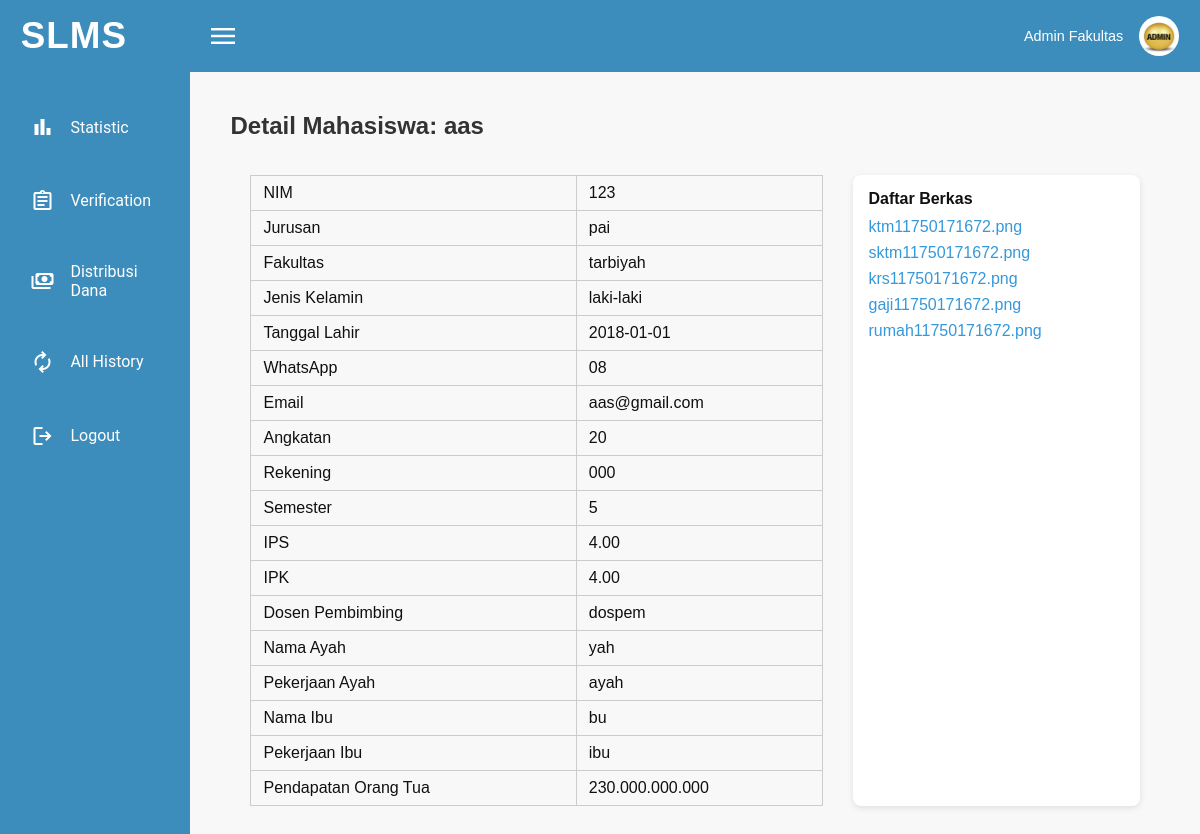
The app's page /Page-Admin/Admin/detail_mahasiswa.php?id=1 with its own data.
### tables this page shows
CREATE TABLE `mahasiswa` (
  `id` int(11) NOT NULL,
  `nim` varchar(20) NOT NULL,
  `jenis_kelamin` varchar(20) DEFAULT NULL,
  `tanggal_lahir` date DEFAULT NULL,
  `whatsapp` varchar(20) DEFAULT NULL,
  `email` varchar(100) DEFAULT NULL,
  `jurusan` varchar(100) DEFAULT NULL,
  `fakultas` varchar(100) DEFAULT NULL,
  `angkatan` varchar(10) DEFAULT NULL,
  `rekening` varchar(50) DEFAULT NULL,
  `semester` int(11) DEFAULT NULL,
  `ips` decimal(4,2) DEFAULT NULL,
  `ipk` decimal(4,2) DEFAULT NULL,
  `dosen_pembimbing` varchar(100) DEFAULT NULL,
  `nama_ayah` varchar(100) DEFAULT NULL,
  `pekerjaan_ayah` varchar(100) DEFAULT NULL,
  `nama_ibu` varchar(100) DEFAULT NULL,
  `pekerjaan_ibu` varchar(100) DEFAULT NULL,
  `pendapatan_orangtua` varchar(50) DEFAULT NULL,
  `foto` varchar(255) DEFAULT NULL
);

CREATE TABLE `users` (
  `id_user` int(11) NOT NULL,
  `nim` varchar(20) NOT NULL,
  `nama_lengkap` varchar(100) NOT NULL,
  `password` varchar(255) NOT NULL,
  `role` enum('mahasiswa','admin') DEFAULT 'mahasiswa',
  `status_akun` enum('aktif','nonaktif') DEFAULT 'aktif',
  `created_at` timestamp NOT NULL DEFAULT current_timestamp()
);

CREATE TABLE `pengajuan_berkas` (
  `id` int(11) NOT NULL,
  `id_mahasiswa` int(11) NOT NULL,
  `ktm` varchar(255) NOT NULL,
  `sktm` varchar(255) NOT NULL,
  `krs` varchar(255) NOT NULL,
  `ukt` varchar(255) NOT NULL,
  `slip_gaji` varchar(255) NOT NULL,
  `foto_rumah` varchar(255) NOT NULL,
  `tanggal_upload` timestamp NOT NULL DEFAULT current_timestamp()
);

### Page-Admin/Admin/detail_mahasiswa.php (the view, shortened to what this page needs)
<?php
$host = "localhost";
$user = "root";
$pass = "";
$db = "db_sibkm";
$koneksi = mysqli_connect($host, $user, $pass, $db);
$id = $_GET['id'] ?? 0;
$mahasiswa = null;
$berkas = [];
$query_mhs = mysqli_query($koneksi, "
    SELECT m.*, u.nama_lengkap
    FROM mahasiswa m
    JOIN users u ON m.nim = u.nim
    WHERE m.id = $id
");
if (mysqli_num_rows($query_mhs) === 1) {
    $mahasiswa = mysqli_fetch_assoc($query_mhs);
} else {
    die("Data mahasiswa tidak ditemukan.");
}
$query_berkas = mysqli_query($koneksi, "SELECT * FROM pengajuan_berkas WHERE id_mahasiswa = $id");
if (mysqli_num_rows($query_berkas) === 1) {
    $berkas_data = mysqli_fetch_assoc($query_berkas);
    $berkas = array_filter([
        $berkas_data['ktm'],
        $berkas_data['sktm'],
        $berkas_data['krs'],
        $berkas_data['slip_gaji'],
        $berkas_data['foto_rumah']
    ]);
}
?>
<!DOCTYPE html>
<html lang="id">
<head>
  <link rel="stylesheet" href="../StyleA/admin.css">
</head>
<body>
<?php include '../NavigasiA/navbarA.php'; ?>
<div class="container">
  <?php include '../NavigasiA/navmainA.php'; ?>
  <main class="main-content">
    <section class="verifikasi-section">
      <h2>Detail Mahasiswa: <?= htmlspecialchars($mahasiswa['nama_lengkap']) ?></h2>
      <div class="detail-grid">
        <table class="data-table">
          <tr><td>NIM</td><td><?= htmlspecialchars($mahasiswa['nim']) ?></td></tr>
          <tr><td>Jurusan</td><td><?= htmlspecialchars($mahasiswa['jurusan']) ?></td></tr>
          <tr><td>Fakultas</td><td><?= htmlspecialchars($mahasiswa['fakultas']) ?></td></tr>
          <tr><td>Jenis Kelamin</td><td><?= htmlspecialchars($mahasiswa['jenis_kelamin']) ?></td></tr>
          <tr><td>Tanggal Lahir</td><td><?= htmlspecialchars($mahasiswa['tanggal_lahir']) ?></td></tr>
          <tr><td>WhatsApp</td><td><?= htmlspecialchars($mahasiswa['whatsapp']) ?></td></tr>
          <tr><td>Email</td><td><?= htmlspecialchars($mahasiswa['email']) ?></td></tr>
          <tr><td>Angkatan</td><td><?= htmlspecialchars($mahasiswa['angkatan']) ?></td></tr>
          <tr><td>Rekening</td><td><?= htmlspecialchars($mahasiswa['rekening']) ?></td></tr>
          <tr><td>Semester</td><td><?= htmlspecialchars($mahasiswa['semester']) ?></td></tr>
          <tr><td>IPS</td><td><?= htmlspecialchars($mahasiswa['ips']) ?></td></tr>
          <tr><td>IPK</td><td><?= htmlspecialchars($mahasiswa['ipk']) ?></td></tr>
          <tr><td>Dosen Pembimbing</td><td><?= htmlspecialchars($mahasiswa['dosen_pembimbing']) ?></td></tr>
          <tr><td>Nama Ayah</td><td><?= htmlspecialchars($mahasiswa['nama_ayah']) ?></td></tr>
          <tr><td>Pekerjaan Ayah</td><td><?= htmlspecialchars($mahasiswa['pekerjaan_ayah']) ?></td></tr>
          <tr><td>Nama Ibu</td><td><?= htmlspecialchars($mahasiswa['nama_ibu']) ?></td></tr>
          <tr><td>Pekerjaan Ibu</td><td><?= htmlspecialchars($mahasiswa['pekerjaan_ibu']) ?></td></tr>
          <tr><td>Pendapatan Orang Tua</td><td><?= htmlspecialchars($mahasiswa['pendapatan_orangtua']) ?></td></tr>
        </table>
        <div class="berkas-list">
          <h4>Daftar Berkas</h4>
          <ul>
            <?php foreach ($berkas as $file): ?>
              <li>
                <a href="../Uploads/Mahasiswa/<?= $id ?>/<?= $file ?>" target="_blank">
                  <?= htmlspecialchars($file) ?>
                </a>
              </li>
            <?php endforeach; ?>
          </ul>
        </div>
      </div>
    </section>
  </main>
</div>
</body>
</html>

### Page-Admin/StyleA/admin.css (style rules this page uses)
* { margin: 0; padding: 0; box-sizing: border-box; font-family: 'Poppins', sans-serif; }
body { min-height: 100vh; background: #f2f4f8; color: #101010; padding: 0; }
.container { width: 100%; }
.main-content { width: 100%; display: flex; flex-direction: column; padding: 20px; }
.verifikasi-section { padding: 20px; }
.verifikasi-section h2 { margin-bottom: 15px; font-size: 24px; color: #333; }
.detail-grid { display: grid; grid-template-columns: 2fr 1fr; gap: 30px; padding: 20px; }
.data-table { width: 100%; border-collapse: collapse; }
.data-table td { padding: 8px 12px; border: 1px solid #ccc; }
.berkas-list { background: white; border-radius: 8px; box-shadow: 0 2px 6px rgba(0,0,0,0.1); padding: 15px; }
.berkas-list h4 { margin-bottom: 10px; }
.berkas-list ul { list-style: none; padding: 0; }
.berkas-list li { margin-bottom: 8px; }
.berkas-list a { color: #3498db; text-decoration: none; }

### Style/navigasi.css (style rules this page uses)
* { margin: 0; padding: 0; box-sizing: border-box; }
body { font-family: 'Poppins', sans-serif; color: #101010; background: #f8f8f8; }
.container { display : grid; grid-template-columns : 1fr 5.3fr; min-height : 100vh; }

### records on screen
mahasiswa: users.nama_lengkap "aas", nim "123", jurusan "pai", fakultas "tarbiyah", jenis_kelamin "laki-laki", tanggal_lahir "2018-01-01", whatsapp "08", email "aas@gmail.com", angkatan "20", rekening "000", semester "5", ips "4.00", ipk "4.00", dosen_pembimbing "dospem", nama_ayah "yah", pekerjaan_ayah "ayah", nama_ibu "bu", pekerjaan_ibu "ibu", pendapatan_orangtua "230.000.000.000"
pengajuan_berkas: ktm "ktm11750171672.png", sktm "sktm11750171672.png", krs "krs11750171672.png", slip_gaji "gaji11750171672.png", foto_rumah "rumah11750171672.png"
